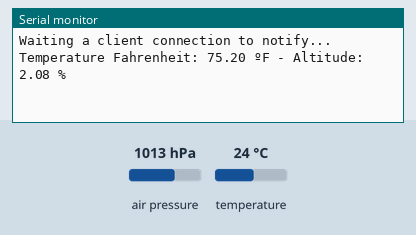
Recording of a sketch running on a simulated ESP32. Shown: the last lines printed to the serial monitor. The test bench sets the inputs (shaded band); at power-on: air pressure 1013 hPa, temperature 24 °C. Nothing arrives over Bluetooth unless stated; a phone connects over Bluetooth LE 3 s after start.

Above: at 18.0 s.
18.1 s: air pressure set to 952 hPa
At 21.4 s:
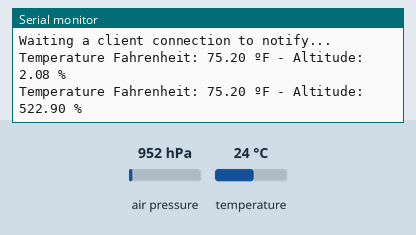
33.1 s: temperature set to 12 °C
At 40.5 s:
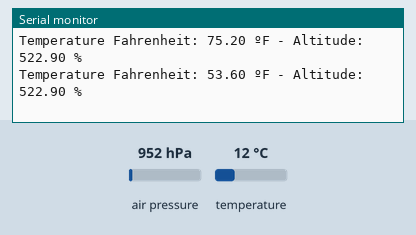
48.1 s: air pressure set to 975 hPa
At 50.7 s:
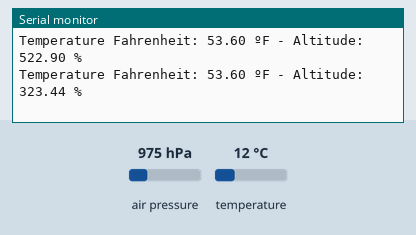
Timing chart, 0 to 52.2 s (numbered marks = the images above; inputs shaded):
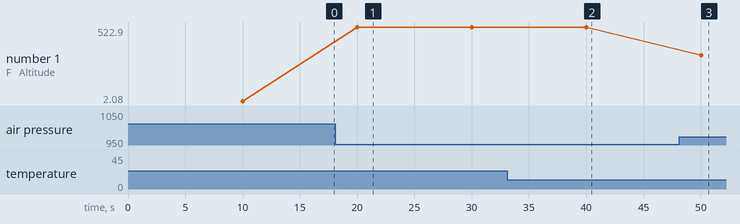

Measured:
- after the input at 18.1 s, the serial monitor: prints a new line after 1.9 s (image 1)
- after the input at 33.1 s, the serial monitor: prints a new line after 6.9 s (image 2)
- after the input at 48.1 s, the serial monitor: prints a new line after 1.9 s (image 3)
- plotted number 1: 2.08 → 522.9 after the input at 18.1 s, 522.9 → 323.44 after the input at 48.1 s

The sketch:

man.ino
```cpp
// (licence header left out)
#include <BLEDevice.h>
#include <BLEServer.h>
#include <BLEUtils.h>
#include <BLE2902.h>
#include <Wire.h>
#include <Adafruit_Sensor.h>
#include <Adafruit_BMP280.h>

//Default Temperature is in Celsius
//Comment the next line for Temperature in Fahrenheit
//#define temperatureCelsius

//BLE server name
#define bleServerName "BMP280_ESP32"

Adafruit_BMP280 bme; // I2C

float temp;
float tempF;
float alt;

// Timer variables
unsigned long lastTime = 0;
unsigned long timerDelay = 10000;

bool deviceConnected = false;

// See the following for generating UUIDs:
// https://www.uuidgenerator.net/
#define SERVICE_UUID "91bad492-b950-4226-aa2b-4ede9fa42f59"

// Temperature Characteristic and Descriptor
#ifdef temperatureCelsius
  BLECharacteristic bmeTemperatureCelsiusCharacteristics("cba1d466-344c-4be3-ab3f-189f80dd7518", BLECharacteristic::PROPERTY_NOTIFY);
  BLEDescriptor bmeTemperatureCelsiusDescriptor(BLEUUID((uint16_t)0x2902));
#else
  BLECharacteristic bmeTemperatureFahrenheitCharacteristics("f78ebbff-c8b7-4107-93de-889a6a06d408", BLECharacteristic::PROPERTY_NOTIFY);
  BLEDescriptor bmeTemperatureFahrenheitDescriptor(BLEUUID((uint16_t)0x2902));
#endif

// Humidity Characteristic and Descriptor
BLECharacteristic bmeAltitudeCharacteristics("ca73b3ba-39f6-4ab3-91ae-186dc9577d99", BLECharacteristic::PROPERTY_NOTIFY);
BLEDescriptor bmeAltitudeDescriptor(BLEUUID((uint16_t)0x2903));

//Setup callbacks onConnect and onDisconnect
class MyServerCallbacks: public BLEServerCallbacks {
  void onConnect(BLEServer* pServer) {
    deviceConnected = true;
  };
  void onDisconnect(BLEServer* pServer) {
    deviceConnected = false;
  }
};

void initBMP(){
  if (!bme.begin(0x76)) {
    Serial.println("Could not find a valid BMP280 sensor, check wiring!");
    while (1);
  }
}

void setup() {
  // Start serial communication
  Serial.begin(115200);

  // Init BME Sensor
  initBMP();

  // Create the BLE Device
  BLEDevice::init(bleServerName);

  // Create the BLE Server
  BLEServer *pServer = BLEDevice::createServer();
  pServer->setCallbacks(new MyServerCallbacks());

  // Create the BLE Service
  BLEService *bmeService = pServer->createService(SERVICE_UUID);

  // Create BLE Characteristics and Create a BLE Descriptor
  // Temperature
  #ifdef temperatureCelsius
    bmeService->addCharacteristic(&bmeTemperatureCelsiusCharacteristics);
    bmeTemperatureCelsiusDescriptor.setValue("BME temperature Celsius");
    bmeTemperatureCelsiusCharacteristics.addDescriptor(&bmeTemperatureCelsiusDescriptor);
  #else
    bmeService->addCharacteristic(&bmeTemperatureFahrenheitCharacteristics);
    bmeTemperatureFahrenheitDescriptor.setValue("BME temperature Fahrenheit");
    bmeTemperatureFahrenheitCharacteristics.addDescriptor(&bmeTemperatureFahrenheitDescriptor);
  #endif

  // Humidity
  bmeService->addCharacteristic(&bmeAltitudeCharacteristics);
  bmeAltitudeDescriptor.setValue("BMP altitude");
  bmeAltitudeCharacteristics.addDescriptor(new BLE2902());

  // Start the service
  bmeService->start();

  // Start advertising
  BLEAdvertising *pAdvertising = BLEDevice::getAdvertising();
  pAdvertising->addServiceUUID(SERVICE_UUID);
  pServer->getAdvertising()->start();
  Serial.println("Waiting a client connection to notify...");
}

void loop() {
  if (deviceConnected) {
    if ((millis() - lastTime) > timerDelay) {
      // Read temperature as Celsius (the default)
      temp = bme.readTemperature();
      // Fahrenheit
      tempF = 1.8*temp +32;
      // Read humidity
      alt = bme.readAltitude();

      //Notify temperature reading from BME sensor
      #ifdef temperatureCelsius
        static char temperatureCTemp[6];
        dtostrf(temp, 6, 2, temperatureCTemp);
        //Set temperature Characteristic value and notify connected client
        bmeTemperatureCelsiusCharacteristics.setValue(temperatureCTemp);
        bmeTemperatureCelsiusCharacteristics.notify();
        Serial.print("Temperature Celsius: ");
        Serial.print(temp);
        Serial.print(" ºC");
      #else
        static char temperatureFTemp[6];
        dtostrf(tempF, 6, 2, temperatureFTemp);
        //Set temperature Characteristic value and notify connected client
        bmeTemperatureFahrenheitCharacteristics.setValue(temperatureFTemp);
        bmeTemperatureFahrenheitCharacteristics.notify();
        Serial.print("Temperature Fahrenheit: ");
        Serial.print(tempF);
        Serial.print(" ºF");
      #endif

      //Notify humidity reading from BME
      static char altitudeTemp[6];
      dtostrf(alt, 6, 2, altitudeTemp);
      //Set humidity Characteristic value and notify connected client
      bmeAltitudeCharacteristics.setValue(altitudeTemp);
      bmeAltitudeCharacteristics.notify();
      Serial.print(" - Altitude: ");
      Serial.print(alt);
      Serial.println(" %");

      lastTime = millis();
    }
  }
}
```
